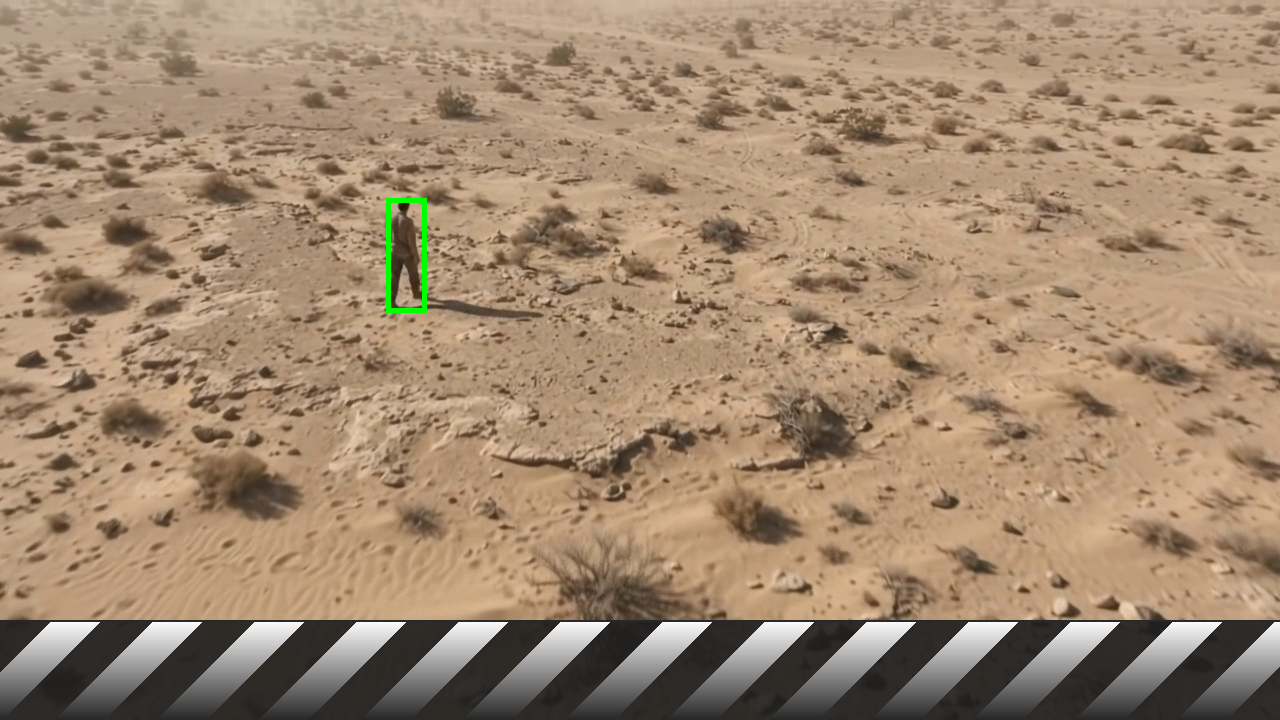
#> input picture docs/manuscript/figures/desert_rgb_annotated.png, 1280 x 720 px, found by its file name
$ python generate_figure_biome_samples.py
#> lines starting #> are read from the running program, lines starting #| are printed output that depends on the picture
"""Generate compact 3-biome multimodal comparison figure for MMSAR manuscript.

Creates a 3-row, 2-column composite image showing Visible RGB and Pseudo-Thermal
channels across Arid Desert, Temperate Forest, and Snow/Alpine biomes,
explicitly highlighting the high-albedo snow brightness inversion artifact.
"""

from pathlib import Path
import cv2
import numpy as np


def draw_yolo_box(img: np.ndarray, bbox: list[float], color=(0, 255, 0), thickness=2, label="Person"):
    """Draw YOLO normalized bbox [xc, yc, w, h] on image."""
    h, w = img.shape[:2]
    xc, yc, bw, bh = bbox
    x1 = int((xc - bw / 2.0) * w)
    y1 = int((yc - bh / 2.0) * h)
    x2 = int((xc + bw / 2.0) * w)
    y2 = int((yc + bh / 2.0) * h)
    cv2.rectangle(img, (x1, y1), (x2, y2), color, thickness)
    if label:
        cv2.putText(
            img, label, (x1, max(18, y1 - 6)),
            cv2.FONT_HERSHEY_SIMPLEX, 0.55, color, 2, cv2.LINE_AA
        )


def main():
    # 1. Desert
    d_rgb_p = Path("docs/manuscript/figures/desert_rgb_annotated.png")
    d_th_p = Path("docs/manuscript/figures/desert_th_annotated.png")
    d_rgb = cv2.imread(str(d_rgb_p))
#> d_rgb is the input picture: shape (720, 1280, 3); mean B, G, R 112.9, 137.9, 162.3
    d_th = cv2.imread(str(d_th_p))
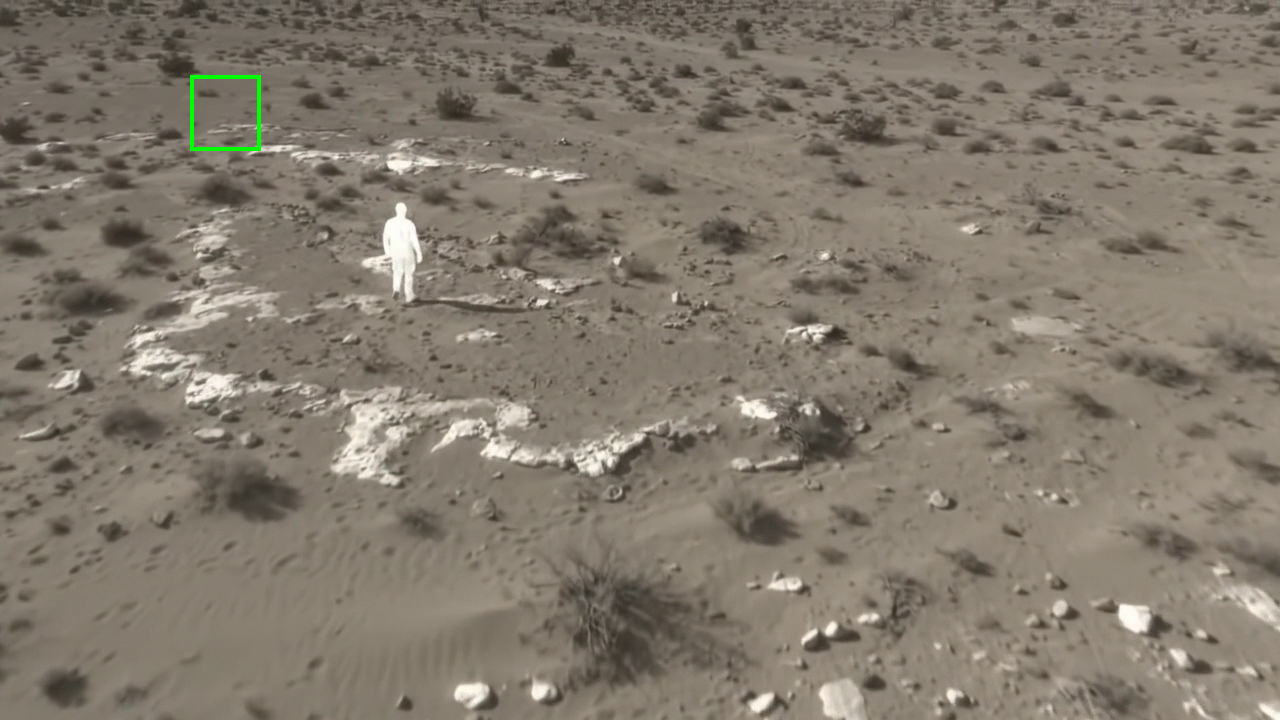
#> input picture docs/manuscript/figures/desert_th_annotated.png, 1280 x 720 px, found by its file name
#> d_th is the input picture: shape (720, 1280, 3); mean B, G, R 109.4, 122.3, 130.9

    # 2. Forest: forest_RGB_positive_1_left / frame 64
    f_rgb_p = Path("data/processed/frames/forest/positive/rgb/forest_RGB_positive_1_left/frame_000064.png")
    f_th_p = Path("data/processed/frames/forest/positive/thermal/forest_Thermal_positive_1_left/frame_000064.png")
    f_lbl_p = Path("data/processed/labels/forest/positive/rgb/forest_RGB_positive_1_left_frame_000064.txt")
    f_rgb = cv2.imread(str(f_rgb_p))
    f_th = cv2.imread(str(f_th_p))
    if f_lbl_p.exists() and f_lbl_p.stat().st_size > 0:
        box = [float(x) for x in f_lbl_p.read_text().strip().split()[1:]]
        draw_yolo_box(f_rgb, box, color=(0, 255, 0), thickness=2, label="Person")
        draw_yolo_box(f_th, box, color=(0, 255, 255), thickness=2, label="Person")

    # 3. Snow: snow_RGB_positive_10_left / frame 99
    s_rgb_p = Path("data/processed/frames/snow/positive/rgb/snow_RGB_positive_10_left/frame_000099.png")
    s_th_p = Path("data/processed/frames/snow/positive/thermal/snow_Thermal_positive_10_left/frame_000099.png")
    s_lbl_p = Path("data/processed/labels/snow/positive/rgb/snow_RGB_positive_10_left_frame_000099.txt")
    s_rgb = cv2.imread(str(s_rgb_p))
    s_th = cv2.imread(str(s_th_p))
    if s_lbl_p.exists() and s_lbl_p.stat().st_size > 0:
        box = [float(x) for x in s_lbl_p.read_text().strip().split()[1:]]
        draw_yolo_box(s_rgb, box, color=(0, 255, 0), thickness=2, label="Person")
        draw_yolo_box(s_th, box, color=(0, 255, 255), thickness=2, label="Person (Cool)")

    # Resize all to uniform 360x360 for compact high-density rendering
    dim = (360, 360)
    d_rgb_r = cv2.resize(d_rgb, dim)
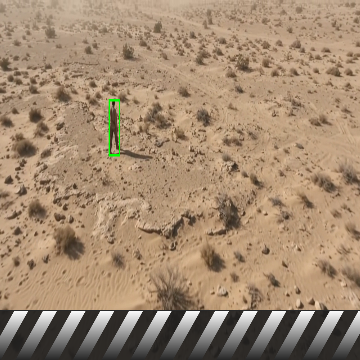
#> d_rgb_r: shape (360, 360, 3); mean B, G, R 112.9, 137.9, 162.3
    d_th_r = cv2.resize(d_th, dim)
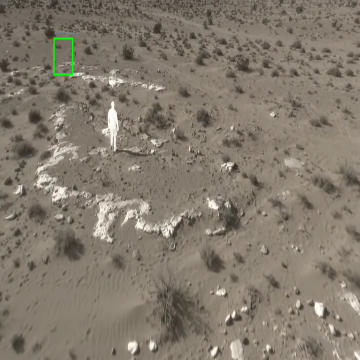
#> d_th_r: shape (360, 360, 3); mean B, G, R 109.4, 122.3, 130.9
#> (the run stopped early here; a loop or call above may not have finished)
